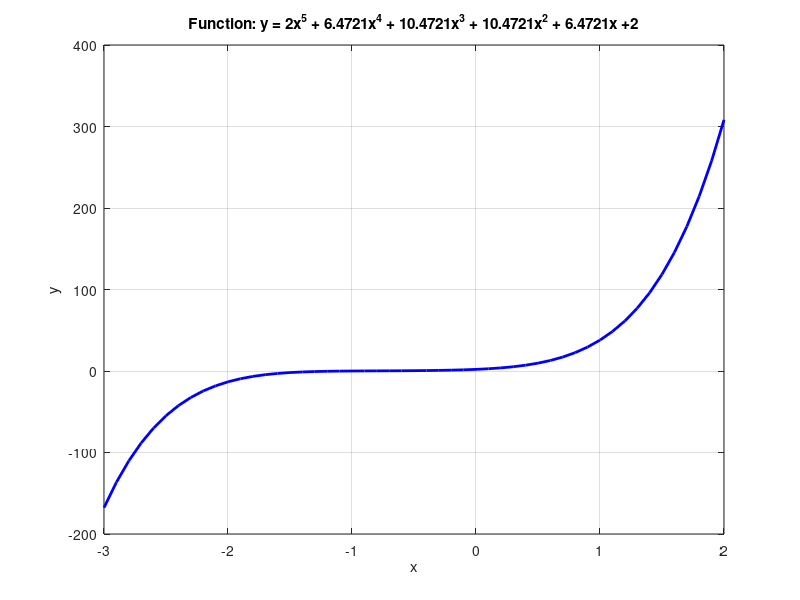

Here is the MATLAB script that generated this plot:
x = -3:0.1:2; % x values from -3 to 2 with a step of 0.1
y = 2 * x.^5 + 6.4721 * x.^4 + 10.4721 * x.^3 + 10.4721 * x.^2 + 6.4721 * x + 2;
figure;  % Create the plot
plot(x, y, 'b-', 'LineWidth', 2);
xlabel('x');
ylabel('y');
title('Function: y = 2x^5 + 6.4721x^4 + 10.4721x^3 + 10.4721x^2 + 6.4721x +2');
grid on; % Add grid
